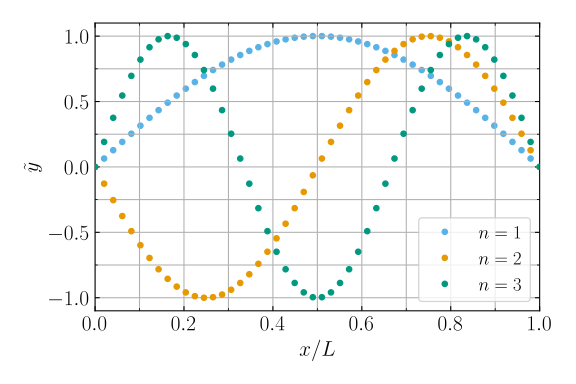

Recreate this plot in Python.
#!/usr/bin/env python
#
# Eigenfunction plot

# Imports

import matplotlib.pyplot as plt
import matplotlib.ticker as tkr
import numpy as np
import numpy.linalg as la
import scipy.linalg as sla
import scipy.optimize as op

from colors import *

# Plot settings

plt.style.use('web.mplstyle')

# Calculation & plot parameters

N = 50

omega_min = 0
omega_max = 5.5
delta_omega = 0.17

n_min = 1
n_max = 3

# System matrix

def M (sigma):

    tau = np.pi/(N-1)

    M = np.zeros([N, N])

    M[0,0] = 1.

    for i in range(1, N-1):
        M[i,i] = tau**2*sigma**2 - 2.
        M[i,i-1] = 1.
        M[i,i+1] = 1.

    M[N-1,N-1] = 1.

    return M

# Discriminant function

def discrim (sigma):

    return la.det(M(sigma))/((-1)**(N-2)*(N-1))

# Evaluate discriminant data

omega = np.concatenate([np.arange(0, omega_min, -delta_omega)[1:], np.arange(0, omega_max, delta_omega)])
n_omega = len(omega)
D = np.empty(n_omega)

for i in range(n_omega):
    D[i] = discrim(omega[i])

# Bracket and find roots

i_bracket = np.where(D[1:]*D[:-1] <= 0.)[0]
n_bracket = len(i_bracket)

omega_root = np.empty(n_bracket)

for j in range(n_bracket):
    omega_root[j] = op.brentq(discrim, omega[i_bracket[j]], omega[i_bracket[j]+1])

# Do the plot

fig, ax = plt.subplots()

x = np.linspace(0., 1., N)

# Select the n'th root, and plot the eigenvector

colors = [SKY_BLUE, ORANGE, BLUE_GREEN, VERMILLION]

for n in range(n_min, n_max+1):

    u = sla.null_space(M(omega_root[n-1]))[:,0]
    u /= np.max(np.abs(u))

    ax.plot(x, u, 'o', color=colors[n-n_min], zorder=n, label=r'$n={:d}$'.format(n))

ax.set_xlabel(r'$x/L$')
ax.set_ylabel(r'$\tilde{y}$')

ax.legend()

ax.set_xlim(0., 1.)
ax.set_ylim(-1.1, 1.1)

ax.grid(True, which='both')

ax.xaxis.set_major_locator(tkr.MultipleLocator(0.2))
ax.xaxis.set_minor_locator(tkr.MultipleLocator(0.1))

ax.yaxis.set_major_locator(tkr.MultipleLocator(0.5))
ax.yaxis.set_minor_locator(tkr.MultipleLocator(0.25))

# Write out the figure

fig.tight_layout()
fig.savefig('fig_eigenfuncs.svg')
